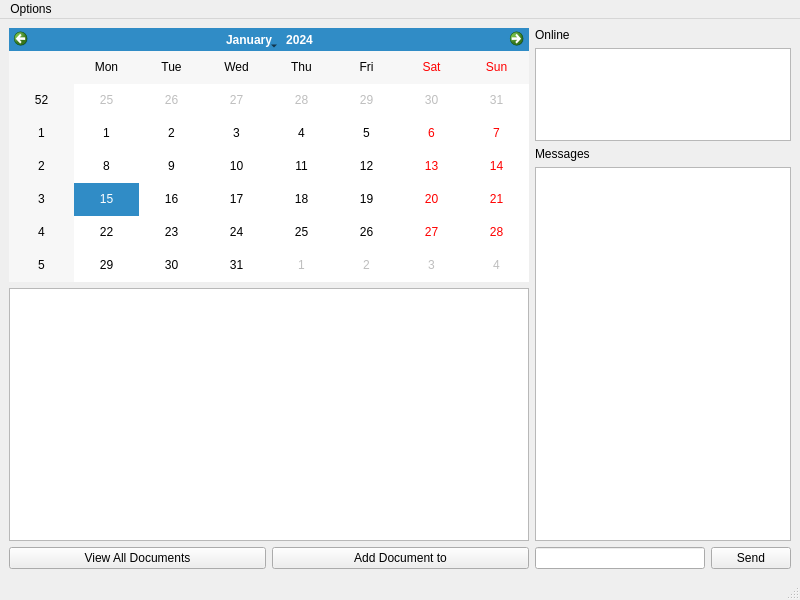
<?xml version="1.0" encoding="UTF-8"?>
<ui version="4.0">
 <class>MainWindow</class>
 <widget class="QMainWindow" name="MainWindow">
  <property name="geometry">
   <rect>
    <x>0</x>
    <y>0</y>
    <width>800</width>
    <height>600</height>
   </rect>
  </property>
  <property name="windowTitle">
   <string>MainWindow</string>
  </property>
  <widget class="QWidget" name="centralwidget">
   <layout class="QHBoxLayout" name="horizontalLayout_4">
    <item>
     <layout class="QHBoxLayout" name="horizontalLayout" stretch="4,0">
      <item>
       <layout class="QVBoxLayout" name="verticalLayout">
        <item>
         <widget class="QCalendarWidget" name="calendarWidget"/>
        </item>
        <item>
         <widget class="QListView" name="docsListView"/>
        </item>
        <item>
         <layout class="QHBoxLayout" name="horizontalLayout_3">
          <item>
           <widget class="QPushButton" name="viewAllDocsButton">
            <property name="text">
             <string>View All Documents</string>
            </property>
           </widget>
          </item>
          <item>
           <widget class="QPushButton" name="addDocButton">
            <property name="text">
             <string>Add Document to</string>
            </property>
           </widget>
          </item>
         </layout>
        </item>
       </layout>
      </item>
      <item>
       <layout class="QVBoxLayout" name="verticalLayout_2" stretch="0,2,0,8,0">
        <item>
         <widget class="QLabel" name="label">
          <property name="text">
           <string>Online</string>
          </property>
         </widget>
        </item>
        <item>
         <widget class="QListView" name="onlineUsersListView"/>
        </item>
        <item>
         <widget class="QLabel" name="label_2">
          <property name="text">
           <string>Messages</string>
          </property>
         </widget>
        </item>
        <item>
         <widget class="QListView" name="messagesListView"/>
        </item>
        <item>
         <layout class="QHBoxLayout" name="horizontalLayout_2">
          <item>
           <widget class="QLineEdit" name="lineEdit"/>
          </item>
          <item>
           <widget class="QPushButton" name="sendButton">
            <property name="text">
             <string>Send</string>
            </property>
           </widget>
          </item>
         </layout>
        </item>
       </layout>
      </item>
     </layout>
    </item>
   </layout>
  </widget>
  <widget class="QMenuBar" name="menubar">
   <property name="geometry">
    <rect>
     <x>0</x>
     <y>0</y>
     <width>800</width>
     <height>19</height>
    </rect>
   </property>
   <widget class="QMenu" name="optionsMenu">
    <property name="title">
     <string>Options</string>
    </property>
    <addaction name="actionQuit"/>
   </widget>
   <addaction name="optionsMenu"/>
  </widget>
  <widget class="QStatusBar" name="statusbar"/>
  <action name="actionQuit">
   <property name="text">
    <string>Quit</string>
   </property>
  </action>
 </widget>
 <resources/>
 <connections/>
</ui>
